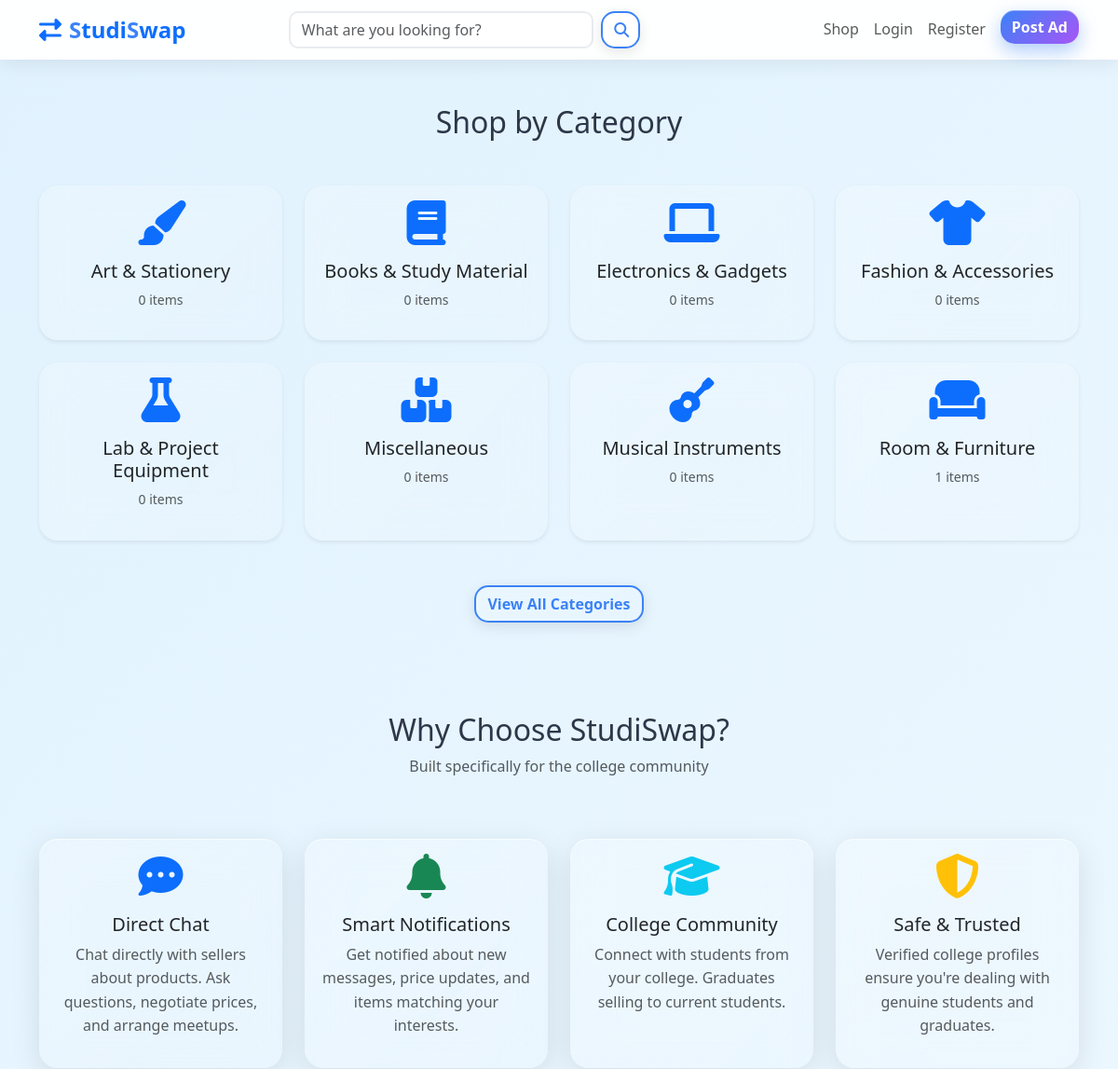
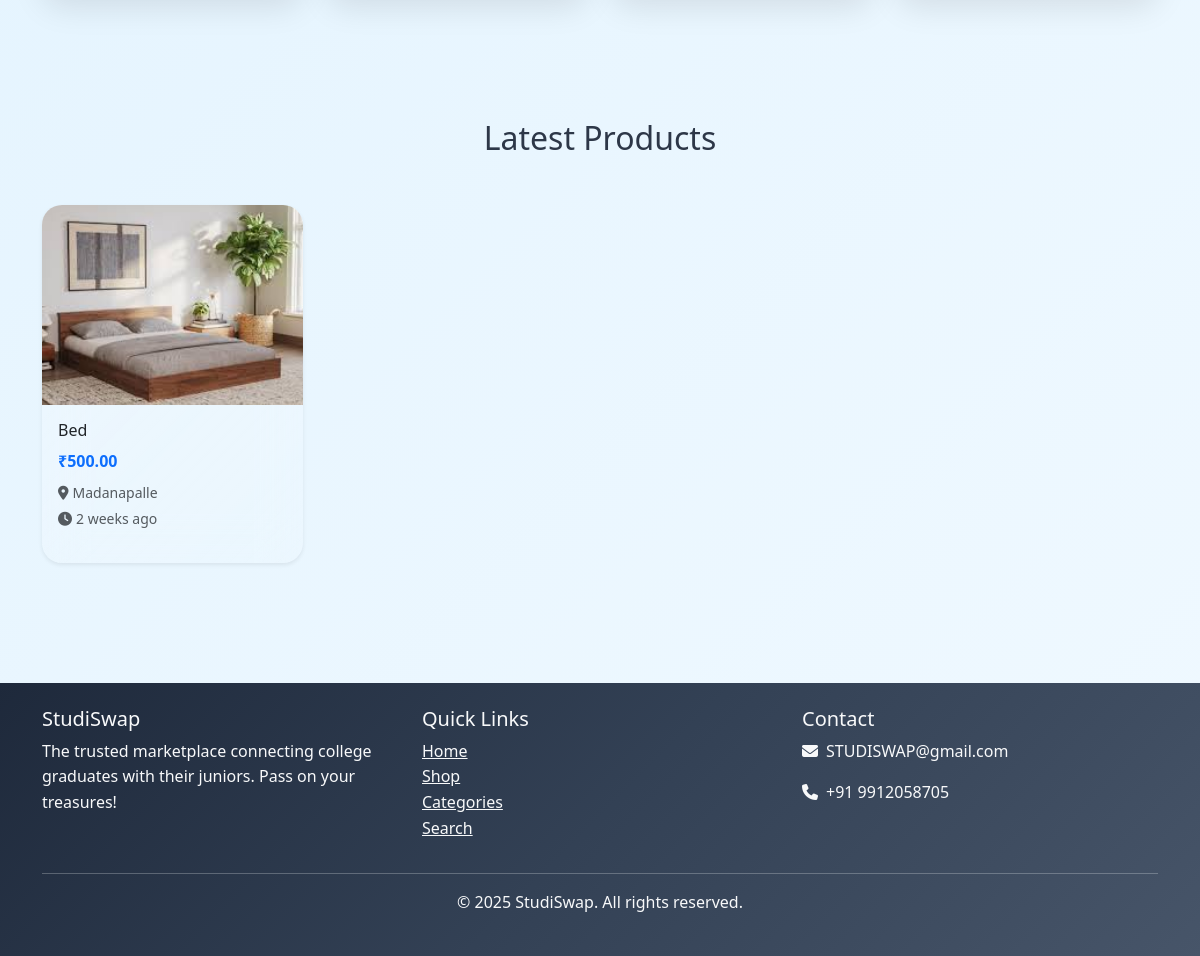
The app's page /shop/ with its own data (2 pictures, top to bottom).
### categories/models.py (models this page shows, shortened)
class Category(models.Model):
    name = models.CharField(max_length=100, unique=True)
    slug = models.SlugField(max_length=100, unique=True)
    description = models.TextField(blank=True)
    icon = models.CharField(max_length=50, default='fas fa-tag', help_text='Font Awesome icon class (e.g., fas fa-book)')
    image = models.ImageField(upload_to='categories/', blank=True, null=True)
    parent = models.ForeignKey('self', on_delete=models.CASCADE, blank=True, null=True, related_name='subcategories')
    is_active = models.BooleanField(default=True)
    created_at = models.DateTimeField(auto_now_add=True)
    updated_at = models.DateTimeField(auto_now=True)
    class Meta:
        verbose_name_plural = "Categories"
        ordering = ['name']

### products/models.py (models this page shows, shortened)
class Product(models.Model):
    CONDITION_CHOICES = [
        ('new', 'New'),
        ('like_new', 'Like New'),
        ('good', 'Good'),
        ('fair', 'Fair'),
        ('poor', 'Poor'),
    ]
    STATUS_CHOICES = [
        ('active', 'Active'),
        ('sold', 'Sold'),
        ('inactive', 'Inactive'),
    ]
    title = models.CharField(max_length=200)
    slug = models.SlugField(max_length=200, unique=True, blank=True)
    description = models.TextField()
    price = models.DecimalField(max_digits=10, decimal_places=2)
    category = models.ForeignKey(Category, on_delete=models.CASCADE, related_name='products')
    condition = models.CharField(max_length=20, choices=CONDITION_CHOICES, default='good')
    seller = models.ForeignKey(User, on_delete=models.CASCADE, related_name='products')
    status = models.CharField(max_length=20, choices=STATUS_CHOICES, default='active')
    city = models.CharField(max_length=100)
    state = models.CharField(max_length=100, blank=True)
    country = models.CharField(max_length=100, default='India')
    brand = models.CharField(max_length=100, blank=True)
    model = models.CharField(max_length=100, blank=True)
    is_negotiable = models.BooleanField(default=True)
    is_featured = models.BooleanField(default=False)
    created_at = models.DateTimeField(auto_now_add=True)
    updated_at = models.DateTimeField(auto_now=True)
    views_count = models.PositiveIntegerField(default=0)
    class Meta:
        ordering = ['-created_at']
        indexes = [
            models.Index(fields=['-created_at']),
            models.Index(fields=['status']),
            models.Index(fields=['category']),
            models.Index(fields=['city']),
        ]
    def get_absolute_url(self):
        return reverse('products:product_detail', kwargs={'slug': self.slug})
    @property
    def main_image(self):
        image = self.images.first()
        return image.image.url if image else None

class ProductImage(models.Model):
    product = models.ForeignKey(Product, on_delete=models.CASCADE, related_name='images')
    image = models.ImageField(upload_to='products/')
    alt_text = models.CharField(max_length=200, blank=True)
    is_primary = models.BooleanField(default=False)
    created_at = models.DateTimeField(auto_now_add=True)
    class Meta:
        ordering = ['-is_primary', 'created_at']

### products/views.py (the view)
# urls.py: path('shop/', views.ShopView.as_view(), name='shop'),
class ShopView(ListView):
    model = Product
    template_name = 'products/shop.html'
    context_object_name = 'products'
    paginate_by = 12
    def get_queryset(self):
        return Product.objects.filter(status='active').order_by('-created_at')
    def get_context_data(self, **kwargs):
        context = super().get_context_data(**kwargs)
        context['featured_products'] = Product.objects.filter(
            status='active', is_featured=True
        ).order_by('-created_at')[:8]
        context['categories'] = Category.objects.filter(is_active=True, parent=None)[:8]
        context['search_form'] = ProductSearchForm()
        return context

### templates/products/shop.html (shortened to what this page needs)
{% extends 'base.html' %}
{% load static %}
{% block content %}
{% if categories %}
<section class="py-5">
    <div class="container">
        <h2 class="text-center mb-5">Shop by Category</h2>
        <div class="row">
            {% for category in categories %}
                <div class="col-lg-3 col-md-4 col-sm-6 mb-4">
                    <a href="{% url 'categories:category_detail' category.slug %}" class="text-decoration-none">
                        <div class="card border-0 shadow-sm h-100 category-card">
                            <div class="card-body text-center">
                                <i class="{{ category.icon }} text-primary mb-3" style="font-size: 3rem;"></i>
                                <h5 class="card-title">{{ category.name }}</h5>
                                <p class="text-muted small">{{ category.products.count }} items</p>
                            </div>
                        </div>
                    </a>
                </div>
            {% endfor %}
        </div>
        <div class="text-center mt-4">
            <a href="{% url 'categories:category_list' %}" class="btn btn-outline-primary">
                View All Categories
            </a>
        </div>
    </div>
</section>
{% endif %}
<section class="py-5" style="background: transparent;">
    <div class="container">
        <div class="row text-center">
            <div class="col-12 mb-5">
                <h2>Why Choose StudiSwap?</h2>
                <p class="text-muted">Built specifically for the college community</p>
            </div>
            <div class="col-lg-3 col-md-6 mb-4">
                <div class="card border-0 h-100">
                    <div class="card-body">
                        <i class="fas fa-comment-dots text-primary mb-3" style="font-size: 3rem;"></i>
                        <h5>Direct Chat</h5>
                        <p class="text-muted">Chat directly with sellers about products. Ask questions, negotiate prices, and arrange meetups.</p>
                    </div>
                </div>
            </div>
            <div class="col-lg-3 col-md-6 mb-4">
                <div class="card border-0 h-100">
                    <div class="card-body">
                        <i class="fas fa-bell text-success mb-3" style="font-size: 3rem;"></i>
                        <h5>Smart Notifications</h5>
                        <p class="text-muted">Get notified about new messages, price updates, and items matching your interests.</p>
                    </div>
                </div>
            </div>
            <div class="col-lg-3 col-md-6 mb-4">
                <div class="card border-0 h-100">
                    <div class="card-body">
                        <i class="fas fa-graduation-cap text-info mb-3" style="font-size: 3rem;"></i>
                        <h5>College Community</h5>
                        <p class="text-muted">Connect with students from your college. Graduates selling to current students.</p>
                    </div>
                </div>
            </div>
            <div class="col-lg-3 col-md-6 mb-4">
                <div class="card border-0 h-100">
                    <div class="card-body">
                        <i class="fas fa-shield-alt text-warning mb-3" style="font-size: 3rem;"></i>
                        <h5>Safe & Trusted</h5>
                        <p class="text-muted">Verified college profiles ensure you're dealing with genuine students and graduates.</p>
                    </div>
                </div>
            </div>
        </div>
    </div>
</section>
<section class="py-5">
    <div class="container">
        <h2 class="text-center mb-5">Latest Products</h2>
        <div class="row">
            {% for product in products %}
                <div class="col-lg-3 col-md-4 col-sm-6 mb-4">
                    <div class="card border-0 shadow-sm h-100">
                        <a href="{{ product.get_absolute_url }}" class="text-decoration-none">
                            {% if product.main_image %}
                                <img src="{{ product.main_image }}" alt="{{ product.title }}"
                                     class="card-img-top" style="height: 200px; object-fit: cover;">
                            {% else %}
                                <div class="card-img-top bg-light d-flex align-items-center justify-content-center"
                                     style="height: 200px;">
                                    <i class="fas fa-image text-muted" style="font-size: 3rem;"></i>
                                </div>
                            {% endif %}
                            <div class="card-body">
                                <h6 class="card-title text-dark">{{ product.title|truncatechars:50 }}</h6>
                                <p class="text-primary fw-bold mb-2">₹{{ product.price }}</p>
                                <p class="text-muted small mb-1">
                                    <i class="fas fa-map-marker-alt me-1"></i>{{ product.city }}
                                </p>
                                <p class="text-muted small">
                                    <i class="fas fa-clock me-1"></i>{{ product.created_at|timesince }} ago
                                </p>
                            </div>
                        </a>
                    </div>
                </div>
            {% endfor %}
        </div>
    </div>
</section>
{% endblock %}

### static/css/style.css (style rules this page uses)
body { font-family: "Segoe UI", Tahoma, Geneva, Verdana, sans-serif; line-height: 1.6; color: #2d3748; overflow-x: hidden; background: linear-gradient(135deg, #e0f2fe 0%, #f0f9ff 25%, #fef3c7 50%, #fed7aa 75%, #fce7f3 100%); background-size: 400% 400%; background-attachment: fixed; animation: gradientFlow 20s ease infinite; min-height: 100vh; }
* { transition: all 0.3s ease; }
.card { transition: all 0.4s cubic-bezier(0.175, 0.885, 0.32, 1.275); border-radius: 20px; animation: fadeInUp 0.6s ease-out; background: linear-gradient(135deg, rgba(255, 255, 255, 0.25) 0%, rgba(255, 255, 255, 0.1) 100%); backdrop-filter: blur(20px); border: 2px solid rgba(255, 255, 255, 0.4); box-shadow: 0 8px 32px rgba(0, 0, 0, 0.1), inset 0 1px 0 rgba(255, 255, 255, 0.6); position: relative; overflow: hidden; }
.card::before { content: ''; position: absolute; top: 0; left: -100%; width: 100%; height: 100%; background: linear-gradient(90deg, transparent, rgba(255, 255, 255, 0.3), transparent); transition: left 0.6s ease; }
.category-card { transition: all 0.4s cubic-bezier(0.175, 0.885, 0.32, 1.275); cursor: pointer; border-radius: 20px; position: relative; overflow: hidden; background: linear-gradient(135deg, rgba(255, 255, 255, 0.25) 0%, rgba(255, 255, 255, 0.1) 100%); backdrop-filter: blur(20px); border: 2px solid rgba(255, 255, 255, 0.4); box-shadow: 0 8px 32px rgba(0, 0, 0, 0.1), inset 0 1px 0 rgba(255, 255, 255, 0.6); }
.category-card::before { content: ''; position: absolute; top: 50%; left: 50%; width: 0; height: 0; border-radius: 50%; background: linear-gradient(135deg, rgba(59, 130, 246, 0.15), rgba(168, 85, 247, 0.15)); transform: translate(-50%, -50%); transition: width 0.5s, height 0.5s; }
.category-card i { transition: transform 0.4s ease; }
.btn { border-radius: 15px; font-weight: 600; transition: all 0.3s cubic-bezier(0.175, 0.885, 0.32, 1.275); position: relative; overflow: hidden; z-index: 1; }
.btn::before { content: ''; position: absolute; top: 50%; left: 50%; width: 0; height: 0; border-radius: 50%; background: rgba(255, 255, 255, 0.3); transform: translate(-50%, -50%); transition: width 0.6s, height 0.6s; z-index: -1; }
.btn-outline-primary { border: 2px solid #3b82f6; color: #3b82f6; background: linear-gradient(135deg, rgba(255, 255, 255, 0.2) 0%, rgba(255, 255, 255, 0.05) 100%); backdrop-filter: blur(10px); box-shadow: 0 4px 15px rgba(0, 0, 0, 0.1), inset 0 1px 0 rgba(255, 255, 255, 0.3); }
i { transition: all 0.3s ease; }
.card:nth-child(1) { animation-delay: 0.1s; }
html { scroll-behavior: smooth; }

### templates/base.html (style rules this page uses)
body { animation: fadeIn 0.5s ease-in; }

### templates/products/shop.html (style rules this page uses)
.category-card { transition: transform 0.4s cubic-bezier(0.175, 0.885, 0.32, 1.275); }
.card { transition: all 0.4s cubic-bezier(0.175, 0.885, 0.32, 1.275); }

### records on screen
Category: name "Art & Stationery", products.count "0"
Category: name "Books & Study Material", products.count "0"
Category: name "Electronics & Gadgets", products.count "0"
Category: name "Fashion & Accessories", products.count "0"
Category: name "Lab & Project Equipment", products.count "0"
Category: name "Miscellaneous", products.count "0"
Category: name "Musical Instruments", products.count "0"
Category: name "Room & Furniture", products.count "1"
Product: main_image (picture), title "Bed", price "500.00", city "Madanapalle", created_at "2 weeks"
